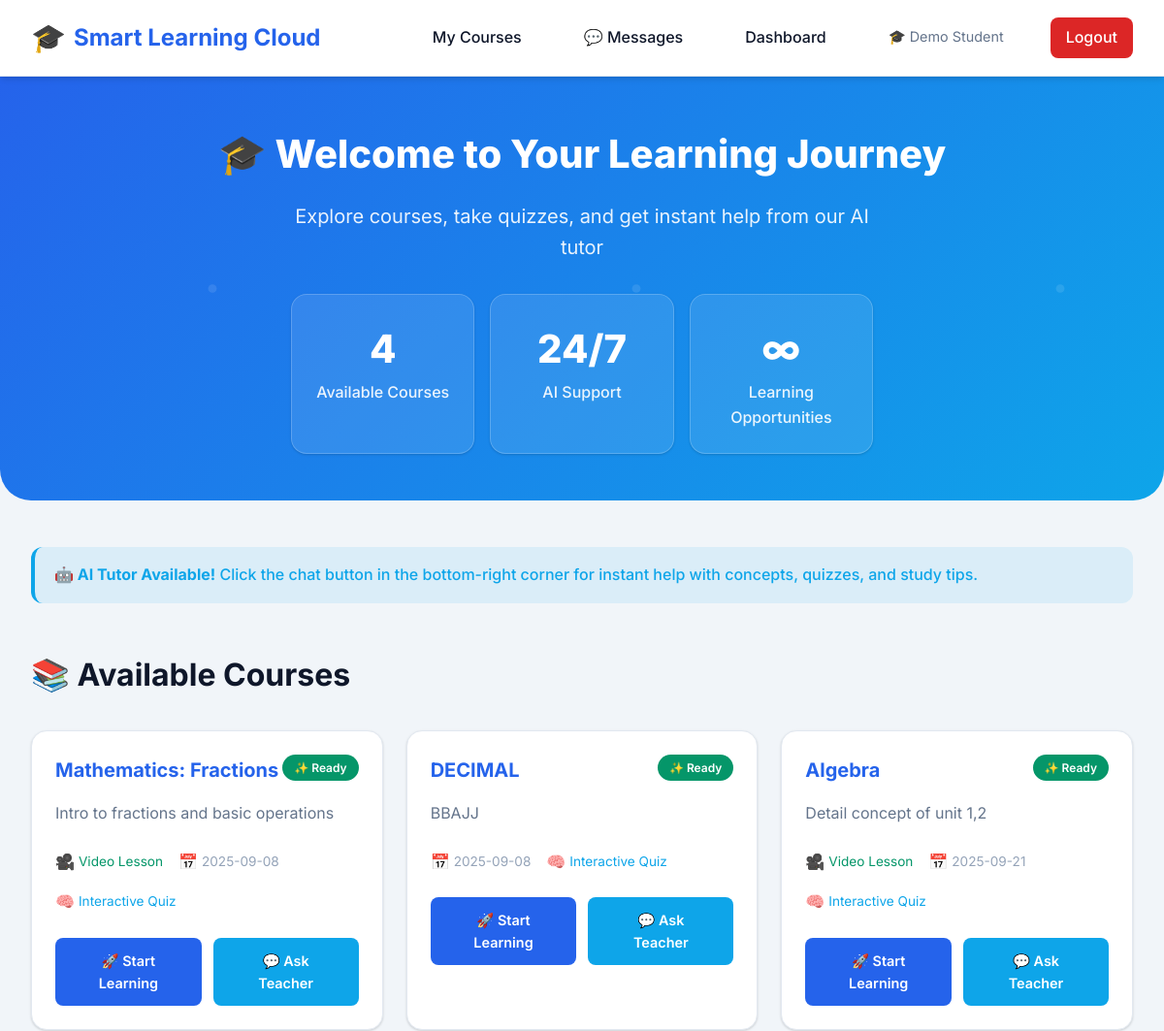
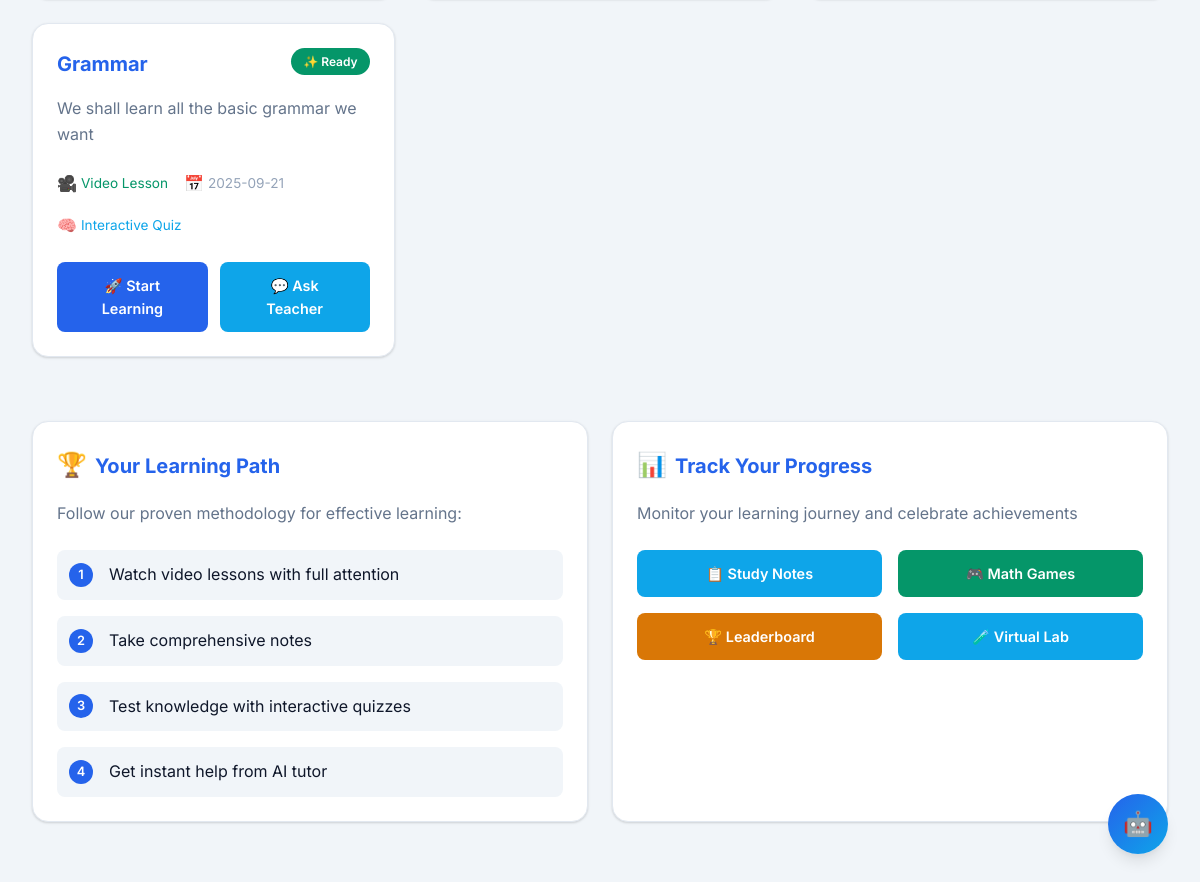
/student (signed in), run on the app's committed database (2 pictures, top to bottom).
### tables this page shows
CREATE TABLE lessons (
        id INTEGER PRIMARY KEY AUTOINCREMENT,
        title TEXT,
        description TEXT,
        video_url TEXT,
        created_at TEXT
    );

### app.py (the view)
        def decorated_function(*args, **kwargs):
            if 'user_type' not in session:
                return redirect(url_for('login'))
            if role and session.get('user_type') != role:
                flash('Access denied!', 'error')
                return redirect(url_for('login'))
            return f(*args, **kwargs)

### app.py (called while the page is built)
def get_db():
    db = getattr(g, '_database', None)
    if db is None:
        db = g._database = sqlite3.connect(APP_DB)
        db.row_factory = sqlite3.Row
    return db

def query_db(query, args=(), one=False):
    cur = get_db().execute(query, args)
    rv = cur.fetchall()
    cur.close()
    return (rv[0] if rv else None) if one else rv

@app.teardown_appcontext
def close_connection(exception):
    db = getattr(g, '_database', None)
    if db is not None:
        db.close()

def login_required(role=None):
    def decorator(f):
        def decorated_function(*args, **kwargs):
            if 'user_type' not in session:
                return redirect(url_for('login'))
            if role and session.get('user_type') != role:
                flash('Access denied!', 'error')
                return redirect(url_for('login'))
            return f(*args, **kwargs)
        decorated_function.__name__ = f.__name__
        return decorated_function
    return decorator

@app.route('/student')
@login_required('student')
def student():
    lessons = query_db("SELECT * FROM lessons")
    return render_template('student.html', lessons=lessons)

### templates/student.html (shortened to what this page needs)
{% extends "base.html" %}
{% block content %}
<div class="hero" style="margin: -2rem -2rem 3rem -2rem; padding: 3rem 2rem;">
  <h1 style="margin: 0 0 1rem 0; font-size: 2.5rem;">🎓 Welcome to Your Learning Journey</h1>
  <p class="lead">Explore courses, take quizzes, and get instant help from our AI tutor</p>
  <div class="stats-grid" style="margin: 2rem auto 0; max-width: 600px; grid-template-columns: repeat(3, 1fr);">
    <div class="stat-card" style="background: rgba(255,255,255,0.1); border: 1px solid rgba(255,255,255,0.2); color: white;">
      <span class="stat-number" style="color: white;">{{ lessons|length }}</span>
      <span class="stat-label" style="color: rgba(255,255,255,0.9);">Available Courses</span>
    </div>
    <div class="stat-card" style="background: rgba(255,255,255,0.1); border: 1px solid rgba(255,255,255,0.2); color: white;">
      <span class="stat-number" style="color: white;">24/7</span>
      <span class="stat-label" style="color: rgba(255,255,255,0.9);">AI Support</span>
    </div>
    <div class="stat-card" style="background: rgba(255,255,255,0.1); border: 1px solid rgba(255,255,255,0.2); color: white;">
      <span class="stat-number" style="color: white;">∞</span>
      <span class="stat-label" style="color: rgba(255,255,255,0.9);">Learning Opportunities</span>
    </div>
  </div>
</div>
<div class="alert alert-info">
  <strong>🤖 AI Tutor Available!</strong> Click the chat button in the bottom-right corner for instant help with concepts, quizzes, and study tips.
</div>
<h2 class="section-title">📚 Available Courses</h2>
{% if lessons %}
<div class="cards">
  {% for l in lessons %}
  <div class="card">
    <div style="display: flex; justify-content: space-between; align-items: start; margin-bottom: 1rem;">
      <h3 style="margin: 0; color: var(--primary);">{{ l['title'] }}</h3>
      <span class="badge badge-success">✨ Ready</span>
    </div>
    <p style="color: var(--text-light); line-height: 1.6;">{{ l['description'] }}</p>
    <div style="display: flex; gap: 1rem; margin: 1.5rem 0; flex-wrap: wrap; font-size: 0.85rem;">
      {% if l['video_url'] %}
        <span style="color: var(--success); display: flex; align-items: center; gap: 0.25rem;">
          <span style="font-size: 1rem;">🎥</span> Video Lesson
        </span>
      {% endif %}
      <span style="color: var(--text-muted); display: flex; align-items: center; gap: 0.25rem;">
        <span style="font-size: 1rem;">📅</span> {{ l['created_at'][:10] }}
      </span>
      <span style="color: var(--secondary); display: flex; align-items: center; gap: 0.25rem;">
        <span style="font-size: 1rem;">🧠</span> Interactive Quiz
      </span>
    </div>
    <div style="display: flex; gap: 0.75rem; justify-content: center; flex-wrap: wrap; margin-top: 1.5rem;">
      <a class="btn" href="{{ url_for('lesson_page', lesson_id=l['id']) }}" style="flex: 1; max-width: 180px; justify-content: center; text-align: center;">
        🚀 Start Learning
      </a>
      <a class="btn btn-secondary" href="{{ url_for('messages') }}" style="flex: 1; max-width: 150px; justify-content: center; text-align: center;">
        💬 Ask Teacher
      </a>
    </div>
  </div>
  {% endfor %}
</div>
{% else %}
<div class="alert alert-info" style="text-align: center; padding: 2rem;">
  <div style="font-size: 3rem; margin-bottom: 1rem;">📚</div>
  <strong>No courses available yet</strong><br>
  <span style="color: var(--text-light);">Check back soon for new lessons from our expert teachers!</span>
</div>
{% endif %}
<div class="cards" style="margin-top: 4rem;">
  <div class="card">
    <h3 style="color: var(--primary); display: flex; align-items: center; gap: 0.5rem;">
      <span style="font-size: 1.5rem;">🏆</span> Your Learning Path
    </h3>
    <p style="color: var(--text-light); margin-bottom: 1.5rem;">Follow our proven methodology for effective learning:</p>
    <div style="display: grid; gap: 1rem;">
      <div style="display: flex; align-items: center; gap: 1rem; padding: 0.75rem; background: var(--bg); border-radius: 0.5rem;">
        <span style="background: var(--primary); color: white; width: 24px; height: 24px; border-radius: 50%; display: flex; align-items: center; justify-content: center; font-size: 0.8rem; font-weight: 600;">1</span>
        <span>Watch video lessons with full attention</span>
      </div>
      <div style="display: flex; align-items: center; gap: 1rem; padding: 0.75rem; background: var(--bg); border-radius: 0.5rem;">
        <span style="background: var(--primary); color: white; width: 24px; height: 24px; border-radius: 50%; display: flex; align-items: center; justify-content: center; font-size: 0.8rem; font-weight: 600;">2</span>
        <span>Take comprehensive notes</span>
      </div>
      <div style="display: flex; align-items: center; gap: 1rem; padding: 0.75rem; background: var(--bg); border-radius: 0.5rem;">
        <span style="background: var(--primary); color: white; width: 24px; height: 24px; border-radius: 50%; display: flex; align-items: center; justify-content: center; font-size: 0.8rem; font-weight: 600;">3</span>
        <span>Test knowledge with interactive quizzes</span>
      </div>
      <div style="display: flex; align-items: center; gap: 1rem; padding: 0.75rem; background: var(--bg); border-radius: 0.5rem;">
        <span style="background: var(--primary); color: white; width: 24px; height: 24px; border-radius: 50%; display: flex; align-items: center; justify-content: center; font-size: 0.8rem; font-weight: 600;">4</span>
        <span>Get instant help from AI tutor</span>
      </div>
    </div>
  </div>
  <div class="card">
    <h3 style="color: var(--primary); display: flex; align-items: center; gap: 0.5rem;">
      <span style="font-size: 1.5rem;">📊</span> Track Your Progress
    </h3>
    <p style="color: var(--text-light); margin-bottom: 1.5rem;">Monitor your learning journey and celebrate achievements</p>
    <div style="display: grid; grid-template-columns: repeat(auto-fit, minmax(200px, 1fr)); gap: 1rem; align-items: center;">
      <a class="btn btn-secondary" href="{{ url_for('study_notes') }}" style="justify-content: center; text-align: center;">
        📋 Study Notes
      </a>
      <a class="btn" href="{{ url_for('math_games') }}" style="background: var(--success); justify-content: center; text-align: center;">
        🎮 Math Games
      </a>
      <a class="btn" href="{{ url_for('leaderboard') }}" style="background: var(--warning); justify-content: center; text-align: center;">
        🏆 Leaderboard
      </a>
      <a class="btn" href="{{ url_for('virtual_lab') }}" style="background: var(--secondary); justify-content: center; text-align: center;">
        🧪 Virtual Lab
      </a>
    </div>
  </div>
</div>
<button id="chat-toggle" class="chat-toggle" onclick="toggleChat()">
  🤖
</button>
{% endblock %}

### static/css/style.css (style rules this page uses)
:root { --primary: #2563eb; --primary-dark: #1d4ed8; --primary-light: #3b82f6; --secondary: #0ea5e9; --success: #059669; --warning: #d97706; --danger: #dc2626; --bg: #f1f5f9; --card: #ffffff; --text: #0f172a; --text-light: #64748b; --text-muted: #94a3b8; --border: #e2e8f0; --border-light: #f1f5f9; --shadow: 0 1px 3px 0 rgba(0, 0, 0, 0.1), 0 1px 2px 0 rgba(0, 0, 0, 0.06); --shadow-md: 0 4px 6px -1px rgba(0, 0, 0, 0.1), 0 2px 4px -1px rgba(0, 0, 0, 0.06); --shadow-lg: 0 10px 15px -3px rgba(0, 0, 0, 0.1), 0 4px 6px -2px rgba(0, 0, 0, 0.05); --shadow-xl: 0 20px 25px -5px rgba(0, 0, 0, 0.1), 0 10px 10px -5px rgba(0, 0, 0, 0.04); --gradient: linear-gradient(135deg, var(--primary) 0%, var(--secondary) 100%); }
* { box-sizing: border-box; }
body { background: var(--bg); color: var(--text); font-family: 'Inter', -apple-system, BlinkMacSystemFont, 'Segoe UI', Roboto, sans-serif; margin: 0; line-height: 1.6; font-size: 16px; -webkit-font-smoothing: antialiased; -moz-osx-font-smoothing: grayscale; }
.hero { text-align: center; padding: 4rem 0; background: var(--gradient); color: white; margin: -2rem -2rem 2rem -2rem; border-radius: 0 0 2rem 2rem; position: relative; overflow: hidden; }
.hero::before { content: ''; position: absolute; top: 0; left: 0; right: 0; bottom: 0; pointer-events: none; }
.hero h1 { font-size: 3rem; margin: 0 0 1rem 0; font-weight: 800; }
.hero .lead { font-size: 1.25rem; opacity: 0.9; max-width: 600px; margin: 0 auto; }
.section-title { font-size: 2rem; font-weight: 700; margin: 3rem 0 1.5rem 0; color: var(--text); }
.cards { display: grid; grid-template-columns: repeat(auto-fit, minmax(300px, 1fr)); gap: 1.5rem; margin: 2rem 0; }
.card { background: var(--card); padding: 1.5rem; border-radius: 1rem; box-shadow: var(--shadow); border: 1px solid var(--border); transition: all 0.3s cubic-bezier(0.4, 0, 0.2, 1); position: relative; overflow: hidden; }
.card::before { content: ''; position: absolute; top: 0; left: 0; right: 0; height: 3px; background: var(--gradient); transform: scaleX(0); transition: transform 0.3s ease; }
.card h3 { margin: 0 0 1rem 0; color: var(--primary); font-size: 1.25rem; }
.card p { color: var(--text-light); margin: 0 0 1rem 0; }
.btn { display: inline-flex; align-items: center; justify-content: center; gap: 0.5rem; padding: 0.75rem 1.5rem; background: var(--primary); color: white; border: none; border-radius: 0.5rem; text-decoration: none; font-weight: 600; cursor: pointer; transition: all 0.2s; font-size: 0.9rem; text-align: center; min-height: 44px; }
.btn-secondary { background: var(--secondary); }
.chat-toggle { position: fixed; right: 2rem; bottom: 2rem; width: 60px; height: 60px; background: var(--gradient); border: none; border-radius: 50%; box-shadow: var(--shadow-lg); cursor: pointer; z-index: 1001; display: flex; align-items: center; justify-content: center; font-size: 1.5rem; color: white; transition: all 0.3s cubic-bezier(0.4, 0, 0.2, 1); }
.stats-grid { display: grid; grid-template-columns: repeat(auto-fit, minmax(200px, 1fr)); gap: 1rem; margin: 2rem 0; }
.stat-card { background: var(--card); padding: 1.5rem; border-radius: 1rem; text-align: center; border: 1px solid var(--border); box-shadow: var(--shadow); }
.stat-number { font-size: 2.5rem; font-weight: 800; color: var(--primary); display: block; }
.stat-label { color: var(--text-light); font-weight: 500; }
.badge { display: inline-block; padding: 0.25rem 0.75rem; border-radius: 9999px; font-size: 0.75rem; font-weight: 600; }
.badge-success { background: var(--success); color: white; }
.alert { padding: 1rem 1.25rem; border-radius: 0.75rem; margin: 1rem 0; border-left: 4px solid; font-weight: 500; }
.alert-info { background: rgba(14, 165, 233, 0.1); border-left-color: var(--secondary); color: var(--secondary); }

### data on the page
lessons: title "Mathematics: Fractions", description "Intro to fractions and basic operations", shows "Video Lesson", created_at "2025-09-08"
lessons: title "DECIMAL", description "BBAJJ", created_at "2025-09-08"
lessons: title "Algebra", description "Detail concept of unit 1,2", shows "Video Lesson", created_at "2025-09-21"
lessons: title "Grammar", description "We shall learn all the basic grammar we want", shows "Video Lesson", created_at "2025-09-21"

### other printed values
{{ '👩🏫' if session.user_type == 'teacher' else '🎓' }} "🎓"
{{ session.username }} "Demo Student"
{{ lessons|length }} "4"
